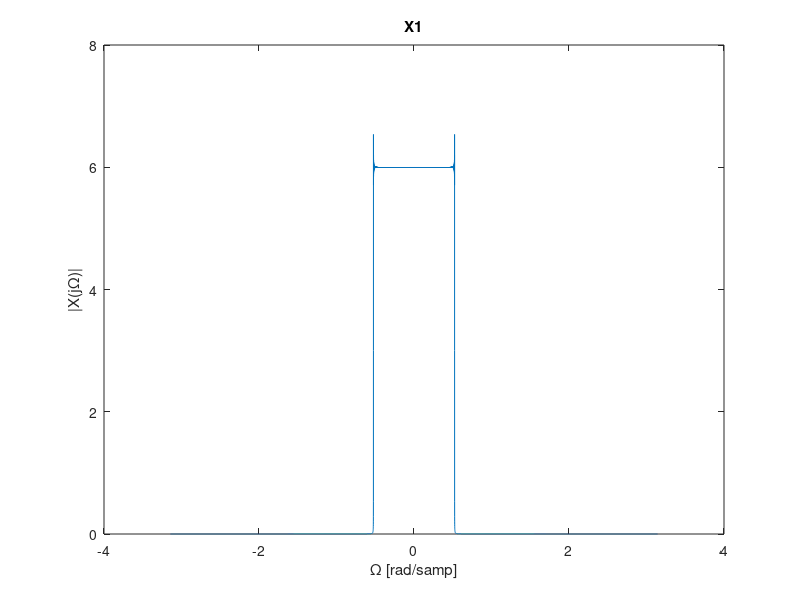
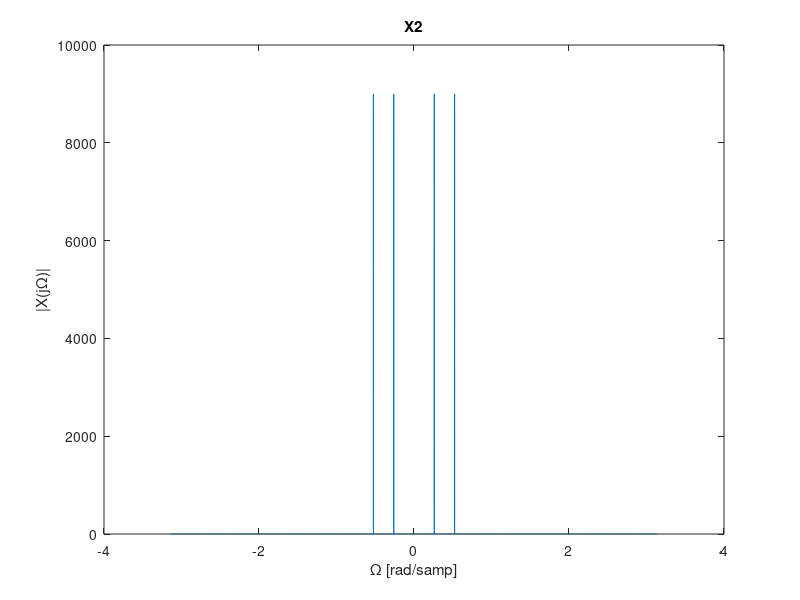

MATLAB code to generate these figures, in order: (Note: this script raises an error after producing the figures.)
%Part c section a 
% as we did in part 2 we will use the fft and fftshift to  calculate all the Transfer
% functions of xi
t = -9000:9000-1;
x1 = sinc(t/6);
x2 = cos(pi/12*t)+sin(pi/6*t);
X1 = fftshift(fft(x1));
X2 = fftshift(fft(x2));
omega = linspace(-pi,pi,length(t));

figure
plot(omega,abs(X1));
title('X1');
xlabel('\Omega [rad/samp]');
ylabel('|X(j\Omega)|');
ylim([0 8]);

figure
plot(omega,abs(X2));
title('X2');
xlabel('\Omega [rad/samp]');
ylabel('|X(j\Omega)|');


%Part c section d
% we will pick Ts = 2, amd we will smaple the original signals every 2
% sec , and put it in our new discrete signals 
T = 2; 
n = -4500:4500-1;
w = linspace(-pi,pi,length(n));
x1_n = x_sample(T,x1,1,w,n);
x2_n = x_sample(T,x2,2,w,n);


%Part c section e 
x1_new = zeros(1,18000);
x2_new = zeros(1,18000);


%now we make all the LPF for the diffrent kinds of reconstructions 
h_r = sinc(t/T); % for the ideal 
h_0 = zeros(1,18000); %
h_0(1:T) = 1; %for the zoh
h_1 = tripuls(t,2*T); % for the foh

for i = 1 : 18000 % padding the xi sampled with zeros between two sample so we could get 
    %a vector of the same size of the original xi vector
    if (mod(i,T) == 0)
        x1_new(i) = x1_n(i/T);
        x2_new(i) = x2_n(i/T);
    end
end

plot_rec(x1, x2, x1_new, x2_new, h_r, h_0, h_1, t, T);


%Part c section F
%section D
T = 9; 
n = -1000:1000-1;
w = linspace(-pi,pi,length(n));
x1_n = x_sample(T,x1,1,w,n);
x2_n = x_sample(T,x2,2,w,n);

%section E
x1_new = zeros(1,18000);
x2_new = zeros(1,18000);

h_r = sinc(t/T); % for the ideal 
h_0 = zeros(1,18000);
h_0(1:T) = 1; %for the zoh
h_1 = tripuls(t,2*T); % for the foh

for i = 1 : 18000
    %a vector of the same size of the original xi vector
    if (mod(i,T) == 0)
        x1_new(i) = x1_n(i/T);
        x2_new(i) = x2_n(i/T);
    end
end

plot_rec(x1, x2, x1_new, x2_new, h_r, h_0, h_1, t, T);


% all the plots of the diffrent methods with the original signals
function plot_rec(x1, x2, x1_new, x2_new, h_r, h_0, h_1, t, T)
    %reconstructions with convolution and fft and ifft
    x_ideal_r_1 = conv(x1_new,h_r,'same');
    x_ideal_r_2 = conv(x2_new,h_r,'same');
    X1_zoh = fftshift(fft(x1_new)).*fftshift(fft(h_0));
    x1_zoh = ifft(ifftshift(X1_zoh));
    X2_zoh = fftshift(fft(x2_new)).*fftshift(fft(h_0));
    x2_zoh = ifft(ifftshift(X2_zoh));
    x1_foh = conv(x1_new,h_1,'same');
    x2_foh = conv(x2_new,h_1,'same');

    figure
    plot(t,x_ideal_r_1,"--",'LineWidth',2);
    hold on 
    plot(t,x1);
    hold off
    xlabel('t[sec]');
    legend('x ideal r 1','x1');
    ylabel('x');
    title("ideal reconstruction of the signal x1, T = " +T);
    xlim([-40 40]);

    figure
    plot(t,x_ideal_r_2,"--",'LineWidth',2);
    hold on
    plot(t,x2);
    hold off 
    xlabel('t[sec]');
    legend('x ideal r 2','x2');
    ylabel('x');
    title("ideal reconstruction of the signal x2, T = " +T);
    xlim([-40 40]);

    figure
    stairs(t,x1_zoh,"--",'LineWidth',2);
    hold on
    plot(t,x1);
    hold off
    xlabel('t[sec]');
    legend('x zoh 1','x1');
    ylabel('x');
    title("zoh reconstruction of the signal x1, T = " +T);
    xlim([-40 40]);

    figure
    stairs(t,x2_zoh,"--",'LineWidth',2);
    hold on
    plot(t,x2);
    hold off
    xlabel('t[sec]');
    legend('x zoh 2','x2');
    ylabel('x');
    title("zoh reconstruction of the signal x2, T = " +T);
    xlim([-40 40]);

    figure
    plot(t,x1_foh,"--",'LineWidth',2);
    hold on
    plot(t,x1);
    hold off
    xlabel('t[sec]');
    legend('x foh 1','x1');
    ylabel('x');
    title("foh reconstruction of the signal x1, T = " +T);
    xlim([-40 40]);

    figure
    plot(t,x2_foh,"--",'LineWidth',2);
    hold on
    plot(t,x2);
    hold off
    xlabel('t[sec]');
    legend('x foh 2','x2');
    ylabel('x');
    title("foh reconstruction of the signal x2, T = " +T);
    xlim([-40 40]);
end

function x_n = x_sample(T,x,y,w,n)
    x_n = zeros(1,length(n));
    for i = 1 : length(n)  % sampling the continues signal every T sec  
        x_n(i) = x(i*T);
    end
    X_n = fftshift(fft(x_n));
    figure
    plot(w,abs(X_n));
    title("X" +y +", T = " +T);
    xlabel('\Omega [rad/samp]');
    ylabel('|X(e^{jw})|');
    xlim([-4 4]);
end
